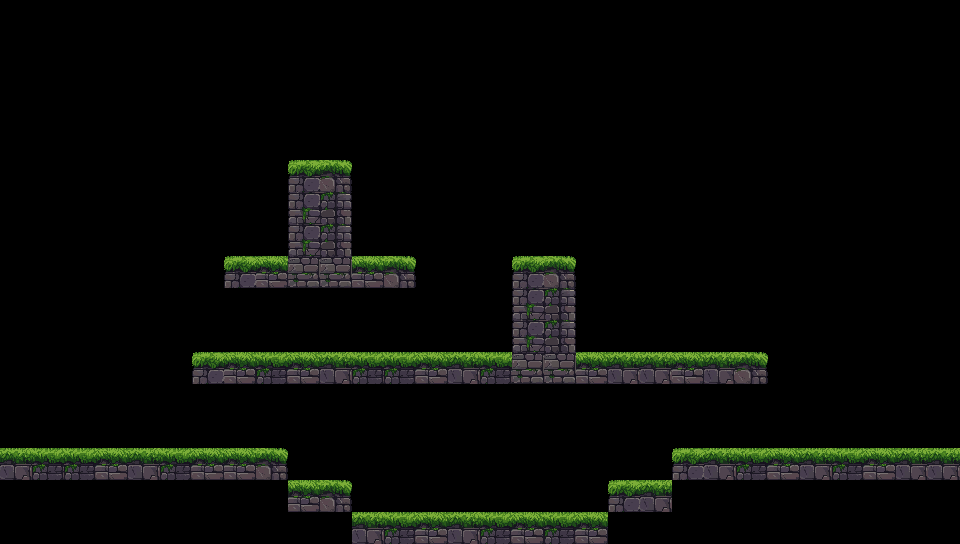

Tiled map render using the project's own tile images. Description and the whole map definition, tile-layer contents included, below:
An orthogonal 30x17 tile map with 32x32 px tiles, 3 tile layers (terrain, walls, decoration), 1 hidden layer not drawn and 4 objects (PlayerStart, ExitPortal, EnemySpawn, Merchant).

<map version="1.10" tiledversion="1.12.2" orientation="orthogonal" renderorder="right-down" width="30" height="17" tilewidth="32" tileheight="32" infinite="0" nextlayerid="6" nextobjectid="5">
 <editorsettings>
  <export target="Lv_3.json" format="json" />
 </editorsettings>
 <tileset firstgid="1" source="../images/tilesets/tileset_grass.tsx" />
 <layer id="2" name="background" width="30" height="17" visible="0">
  <data encoding="csv">
0,0,0,0,0,0,0,0,0,0,0,0,0,0,0,0,0,0,0,0,0,0,0,0,0,0,0,0,0,0,
0,0,0,0,0,0,0,0,0,0,0,0,0,0,0,0,0,0,0,0,0,0,0,0,0,0,0,0,0,0,
0,0,0,0,0,0,0,0,0,0,0,0,0,0,0,0,0,0,0,0,0,0,0,0,0,0,0,0,0,0,
0,0,0,0,0,0,0,0,0,0,0,0,0,0,0,0,0,0,0,0,0,0,0,0,0,0,0,0,0,0,
0,0,0,0,0,0,0,0,0,0,0,0,0,0,0,0,0,0,0,0,0,0,0,0,0,0,0,0,0,0,
0,0,0,0,0,0,0,0,0,0,0,0,0,0,0,0,0,0,0,0,0,0,0,0,0,0,0,0,0,0,
0,0,0,0,0,0,0,0,0,0,0,0,0,0,0,0,0,0,0,0,0,0,0,0,0,0,0,0,0,0,
0,0,0,0,0,0,0,0,0,0,0,0,0,0,0,0,0,0,0,0,0,0,0,0,0,0,0,0,0,0,
0,0,0,0,0,0,0,12,0,12,12,12,12,0,0,0,0,0,0,0,0,0,0,0,0,0,0,0,0,0,
0,0,0,0,0,0,0,12,8,12,8,12,8,0,0,0,0,0,0,0,0,0,0,0,0,0,0,0,0,0,
0,0,0,0,0,0,0,8,12,12,8,12,12,0,0,0,0,0,0,0,0,0,0,0,0,0,0,0,0,0,
0,0,0,0,0,0,12,9,12,9,12,12,12,9,12,12,12,12,12,12,12,12,12,0,0,0,0,0,0,0,
0,0,0,0,0,0,8,12,8,12,8,12,8,12,8,12,12,12,12,12,12,8,12,8,0,0,0,0,0,0,
0,0,0,0,0,0,12,12,12,8,9,12,8,12,13,12,12,12,13,14,12,12,9,12,0,0,0,0,0,0,
0,12,8,12,8,13,14,14,12,9,12,8,12,8,12,12,12,12,12,8,12,8,12,8,12,8,12,0,0,0,
12,8,12,8,9,12,8,12,8,14,12,8,12,12,8,9,12,8,12,8,12,8,9,12,8,12,8,12,12,12,
12,12,12,13,14,12,12,9,12,12,12,12,8,12,8,12,8,12,12,12,12,13,14,12,12,9,12,12,12,12
</data>
 </layer>
 <layer id="3" name="terrain" width="30" height="17">
  <data encoding="csv">
0,0,0,0,0,0,0,0,0,0,0,0,0,0,0,0,0,0,0,0,0,0,0,0,0,0,0,0,0,0,
0,0,0,0,0,0,0,0,0,0,0,0,0,0,0,0,0,0,0,0,0,0,0,0,0,0,0,0,0,0,
0,0,0,0,0,0,0,0,0,0,0,0,0,0,0,0,0,0,0,0,0,0,0,0,0,0,0,0,0,0,
0,0,0,0,0,0,0,0,0,0,0,0,0,0,0,0,0,0,0,0,0,0,0,0,0,0,0,0,0,0,
0,0,0,0,0,0,0,0,0,0,0,0,0,0,0,0,0,0,0,0,0,0,0,0,0,0,0,0,0,0,
0,0,0,0,0,0,0,0,0,1,5,0,0,0,0,0,0,0,0,0,0,0,0,0,0,0,0,0,0,0,
0,0,0,0,0,0,0,0,0,0,0,0,0,0,0,0,0,0,0,0,0,0,0,0,0,0,0,0,0,0,
0,0,0,0,0,0,0,0,0,0,0,0,0,0,0,0,0,0,0,0,0,0,0,0,0,0,0,0,0,0,
0,0,0,0,0,0,0,1,3,2,2,3,5,0,0,0,1,5,0,0,0,0,0,0,0,0,0,0,0,0,
0,0,0,0,0,0,0,0,0,0,0,0,0,0,0,0,0,0,0,0,0,0,0,0,0,0,0,0,0,0,
0,0,0,0,0,0,0,0,0,0,0,0,0,0,0,0,0,0,0,0,0,0,0,0,0,0,0,0,0,0,
0,0,0,0,0,0,1,3,2,3,4,2,2,3,4,2,4,2,3,4,4,3,4,5,0,0,0,0,0,0,
0,0,0,0,0,0,0,0,0,0,0,0,0,0,0,0,0,0,0,0,0,0,0,0,0,0,0,0,0,0,
0,0,0,0,0,0,0,0,0,0,0,0,0,0,0,0,0,0,0,0,0,0,0,0,0,0,0,0,0,0,
4,2,2,3,4,2,3,3,5,0,0,0,0,0,0,0,0,0,0,0,0,1,4,2,3,4,2,3,4,4,
0,0,0,0,0,0,0,0,0,3,5,0,0,0,0,0,0,0,0,1,4,0,0,0,0,0,0,0,0,0,
0,0,0,0,0,0,0,0,0,0,0,4,2,3,4,2,3,2,3,0,0,0,0,0,0,0,0,0,0,0
</data>
 </layer>
 <layer id="5" name="walls" width="30" height="17">
  <data encoding="csv">
0,0,0,0,0,0,0,0,0,0,0,0,0,0,0,0,0,0,0,0,0,0,0,0,0,0,0,0,0,0,
0,0,0,0,0,0,0,0,0,0,0,0,0,0,0,0,0,0,0,0,0,0,0,0,0,0,0,0,0,0,
0,0,0,0,0,0,0,0,0,0,0,0,0,0,0,0,0,0,0,0,0,0,0,0,0,0,0,0,0,0,
0,0,0,0,0,0,0,0,0,0,0,0,0,0,0,0,0,0,0,0,0,0,0,0,0,0,0,0,0,0,
0,0,0,0,0,0,0,0,0,0,0,0,0,0,0,0,0,0,0,0,0,0,0,0,0,0,0,0,0,0,
0,0,0,0,0,0,0,0,0,1,5,0,0,0,0,0,0,0,0,0,0,0,0,0,0,0,0,0,0,0,
0,0,0,0,0,0,0,0,0,11,15,0,0,0,0,0,0,0,0,0,0,0,0,0,0,0,0,0,0,0,
0,0,0,0,0,0,0,0,0,6,10,0,0,0,0,0,0,0,0,0,0,0,0,0,0,0,0,0,0,0,
0,0,0,0,0,0,0,0,0,12,12,0,0,0,0,0,1,5,0,0,0,0,0,0,0,0,0,0,0,0,
0,0,0,0,0,0,0,0,0,0,0,0,0,0,0,0,11,15,0,0,0,0,0,0,0,0,0,0,0,0,
0,0,0,0,0,0,0,0,0,0,0,0,0,0,0,0,6,10,0,0,0,0,0,0,0,0,0,0,0,0,
0,0,0,0,0,0,0,0,0,0,0,0,0,0,0,0,12,12,0,0,0,0,0,0,0,0,0,0,0,0,
0,0,0,0,0,0,0,0,0,0,0,0,0,0,0,0,0,0,0,0,0,0,0,0,0,0,0,0,0,0,
0,0,0,0,0,0,0,0,0,0,0,0,0,0,0,0,0,0,0,0,0,0,0,0,0,0,0,0,0,0,
0,0,0,0,0,0,0,0,5,0,0,0,0,0,0,0,0,0,0,0,0,1,0,0,0,0,0,0,0,0,
0,0,0,0,0,0,0,0,0,0,5,0,0,0,0,0,0,0,0,1,0,0,0,0,0,0,0,0,0,0,
0,0,0,0,0,0,0,0,0,0,0,0,0,0,0,0,0,0,0,0,0,0,0,0,0,0,0,0,0,0
</data>
 </layer>
 <layer id="1" name="decoration" width="30" height="17">
  <data encoding="csv">
0,0,0,0,0,0,0,0,0,0,0,0,0,0,0,0,0,0,0,0,0,0,0,0,0,0,0,0,0,0,
0,0,0,0,0,0,0,0,0,0,0,0,0,0,0,0,0,0,0,0,0,0,0,0,0,0,0,0,0,0,
0,0,0,0,0,0,0,0,0,0,0,0,0,0,0,0,0,0,0,0,0,0,0,0,0,0,0,0,0,0,
0,0,0,0,0,0,0,0,0,0,0,0,0,0,0,0,0,0,0,0,0,0,0,0,0,0,0,0,0,0,
0,0,0,0,0,0,0,0,0,0,0,0,0,0,0,0,0,0,0,0,0,0,0,0,0,0,0,0,0,0,
0,0,0,0,0,0,0,0,0,0,0,0,0,0,0,0,0,0,0,0,0,0,0,0,0,0,0,0,0,0,
0,0,0,0,0,0,0,0,0,0,0,0,0,0,0,0,0,0,0,0,0,0,0,0,0,0,0,0,0,0,
0,0,0,0,0,0,0,0,0,0,0,0,0,0,0,0,0,0,0,0,0,0,0,0,0,0,0,0,0,0,
0,0,0,0,0,0,0,0,0,0,0,0,0,0,0,0,0,0,0,0,0,0,0,0,0,0,0,0,0,0,
0,0,0,0,0,0,0,0,0,0,0,0,0,0,0,0,0,0,0,0,0,0,0,0,0,0,0,0,0,0,
0,0,0,0,0,0,0,0,0,0,0,0,0,0,0,0,0,0,0,0,0,0,0,0,0,0,0,0,0,0,
0,0,0,0,0,0,0,0,0,0,0,0,0,0,0,0,0,0,0,0,0,0,0,0,0,0,0,0,0,0,
0,0,0,0,0,0,0,0,0,0,0,0,0,0,0,0,0,0,0,0,0,0,0,0,0,0,0,0,0,0,
0,0,0,0,0,0,0,0,0,0,0,0,0,0,0,0,0,0,0,0,0,0,0,0,0,0,0,0,0,0,
0,0,0,0,0,0,0,0,0,0,0,0,0,0,0,0,0,0,0,0,0,0,0,0,0,0,0,0,0,0,
0,0,0,0,0,0,0,0,0,0,0,0,0,0,0,0,0,0,0,0,0,0,0,0,0,0,0,0,0,0,
0,0,0,0,0,0,0,0,0,0,0,0,0,0,0,0,0,0,0,0,0,0,0,0,0,0,0,0,0,0
</data>
 </layer>
 <objectgroup id="4" name="objects">
  <object id="1" name="player" type="PlayerStart" x="24.9217" y="385" width="68.5" height="62.5" />
  <object id="2" name="playerExit" type="ExitPortal" x="464" y="389" width="128" height="128" />
  <object id="3" name="miniboss" type="EnemySpawn" x="832.92" y="315.666" width="96" height="128" />
  <object id="4" name="merchant" type="Merchant" x="379.313" y="449.188" width="68.5" height="62.5" />
 </objectgroup>
</map>
